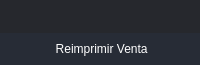
       <widget class="QFrame" name="frame_top">
        <property name="minimumSize">
         <size>
          <width>0</width>
          <height>65</height>
         </size>
        </property>
        <property name="maximumSize">
         <size>
          <width>16777215</width>
          <height>65</height>
         </size>
        </property>
        <property name="styleSheet">
         <string notr="true">background-color: transparent;</string>
        </property>
        <property name="frameShape">
         <enum>QFrame::NoFrame</enum>
        </property>
        <property name="frameShadow">
         <enum>QFrame::Raised</enum>
        </property>
        <layout class="QHBoxLayout" name="horizontalLayout_3">
         <property name="spacing">
          <number>0</number>
         </property>
         <property name="leftMargin">
          <number>0</number>
         </property>
         <property name="topMargin">
          <number>0</number>
         </property>
         <property name="rightMargin">
          <number>0</number>
         </property>
         <property name="bottomMargin">
          <number>0</number>
         </property>
         <item>
          <widget class="QFrame" name="frame_toggle">
           <property name="maximumSize">
            <size>
             <width>70</width>
             <height>16777215</height>
            </size>
           </property>
           <property name="styleSheet">
            <string notr="true">background-color: rgb(27, 29, 35);</string>
           </property>
           <property name="frameShape">
            <enum>QFrame::NoFrame</enum>
           </property>
           <property name="frameShadow">
            <enum>QFrame::Raised</enum>
           </property>
           <layout class="QVBoxLayout" name="verticalLayout_3">
            <property name="spacing">
             <number>0</number>
            </property>
            <property name="leftMargin">
             <number>0</number>
            </property>
            <property name="topMargin">
             <number>0</number>
            </property>
            <property name="rightMargin">
             <number>0</number>
            </property>
            <property name="bottomMargin">
             <number>0</number>
            </property>
           </layout>
          </widget>
         </item>
         <item>
          <widget class="QFrame" name="frame_top_right">
           <property name="styleSheet">
            <string notr="true">background: transparent;</string>
           </property>
           <property name="frameShape">
            <enum>QFrame::NoFrame</enum>
           </property>
           <property name="frameShadow">
            <enum>QFrame::Raised</enum>
           </property>
           <layout class="QVBoxLayout" name="verticalLayout_2">
            <property name="spacing">
             <number>0</number>
            </property>
            <property name="leftMargin">
             <number>0</number>
            </property>
            <property name="topMargin">
             <number>0</number>
            </property>
            <property name="rightMargin">
             <number>0</number>
            </property>
            <property name="bottomMargin">
             <number>0</number>
            </property>
            <item>
             <widget class="QFrame" name="frame_top_btns">
              <property name="maximumSize">
               <size>
                <width>16777215</width>
                <height>42</height>
               </size>
              </property>
              <property name="styleSheet">
               <string notr="true">background-color: rgba(27, 29, 35, 200)</string>
              </property>
              <property name="frameShape">
               <enum>QFrame::NoFrame</enum>
              </property>
              <property name="frameShadow">
               <enum>QFrame::Raised</enum>
              </property>
              <layout class="QHBoxLayout" name="horizontalLayout_4">
               <property name="spacing">
                <number>0</number>
               </property>
               <property name="leftMargin">
                <number>0</number>
               </property>
               <property name="topMargin">
                <number>0</number>
               </property>
               <property name="rightMargin">
                <number>0</number>
               </property>
               <property name="bottomMargin">
                <number>0</number>
               </property>
               <item>
                <widget class="QFrame" name="frame_label_top_btns">
                 <property name="sizePolicy">
                  <sizepolicy hsizetype="Expanding" vsizetype="Preferred">
                   <horstretch>0</horstretch>
                   <verstretch>0</verstretch>
                  </sizepolicy>
                 </property>
                 <property name="frameShape">
                  <enum>QFrame::NoFrame</enum>
                 </property>
                 <property name="frameShadow">
                  <enum>QFrame::Raised</enum>
                 </property>
                 <layout class="QHBoxLayout" name="horizontalLayout_10">
                  <property name="spacing">
                   <number>0</number>
                  </property>
                  <property name="leftMargin">
                   <number>5</number>
                  </property>
                  <property name="topMargin">
                   <number>0</number>
                  </property>
                  <property name="rightMargin">
                   <number>10</number>
                  </property>
                  <property name="bottomMargin">
                   <number>0</number>
                  </property>
                 </layout>
                </widget>
               </item>
               <item alignment="Qt::AlignRight">
                <widget class="QFrame" name="frame_btns_right">
                 <property name="sizePolicy">
                  <sizepolicy hsizetype="Expanding" vsizetype="Preferred">
                   <horstretch>0</horstretch>
                   <verstretch>0</verstretch>
                  </sizepolicy>
                 </property>
                 <property name="maximumSize">
                  <size>
                   <width>120</width>
                   <height>16777215</height>
                  </size>
                 </property>
                 <property name="frameShape">
                  <enum>QFrame::NoFrame</enum>
                 </property>
                 <property name="frameShadow">
                  <enum>QFrame::Raised</enum>
                 </property>
                 <layout class="QHBoxLayout" name="horizontalLayout_5">
                  <property name="spacing">
                   <number>0</number>
                  </property>
                  <property name="leftMargin">
                   <number>0</number>
                  </property>
                  <property name="topMargin">
                   <number>0</number>
                  </property>
                  <property name="rightMargin">
                   <number>0</number>
                  </property>
                  <property name="bottomMargin">
                   <number>0</number>
                  </property>
                 </layout>
                </widget>
               </item>
              </layout>
             </widget>
            </item>
            <item>
             <widget class="QFrame" name="frame_top_info">
              <property name="maximumSize">
               <size>
                <width>16777215</width>
                <height>65</height>
               </size>
              </property>
              <property name="styleSheet">
               <string notr="true">background-color: rgb(39, 44, 54);</string>
              </property>
              <property name="frameShape">
               <enum>QFrame::NoFrame</enum>
              </property>
              <property name="frameShadow">
               <enum>QFrame::Raised</enum>
              </property>
              <layout class="QHBoxLayout" name="horizontalLayout_8">
               <property name="spacing">
                <number>0</number>
               </property>
               <property name="leftMargin">
                <number>10</number>
               </property>
               <property name="topMargin">
                <number>0</number>
               </property>
               <property name="rightMargin">
                <number>10</number>
               </property>
               <property name="bottomMargin">
                <number>0</number>
               </property>
               <item>
                <widget class="QLabel" name="label">
                 <property name="styleSheet">
                  <string notr="true">font: 75 16pt &quot;MS Shell Dlg 2&quot;;
color: rgb(255, 255, 255);</string>
                 </property>
                 <property name="text">
                  <string> Reimprimir Venta</string>
                 </property>
                 <property name="alignment">
                  <set>Qt::AlignCenter</set>
                 </property>
                </widget>
               </item>
              </layout>
             </widget>
            </item>
           </layout>
          </widget>
         </item>
        </layout>
       </widget>
